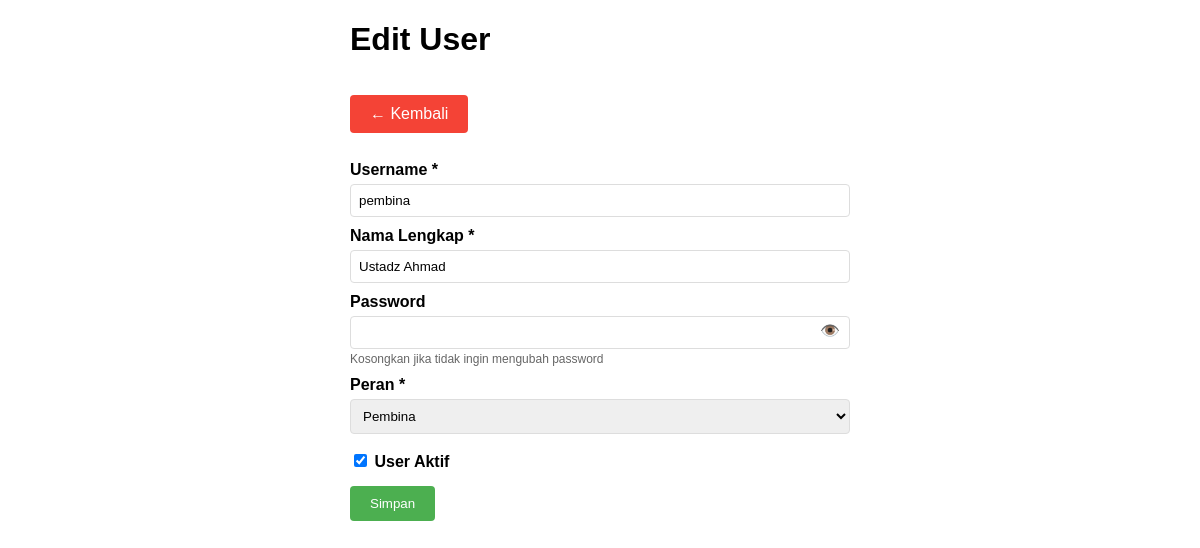
Screenshot of /modules/user/edit.php?id=3 (signed in) with the database file from the repository.
### tables this page shows
CREATE TABLE `user` (
  `id_user` int(11) NOT NULL,
  `username` varchar(50) NOT NULL,
  `password` varchar(255) NOT NULL,
  `nama_lengkap` varchar(100) NOT NULL,
  `no_hp` varchar(20) DEFAULT NULL,
  `alamat` text DEFAULT NULL,
  `peran` enum('admin','pembina','anggota') DEFAULT 'anggota',
  `status_aktif` tinyint(1) DEFAULT 1,
  `tanggal_gabung` date DEFAULT NULL,
  `user_record` varchar(50) DEFAULT NULL,
  `user_modified` varchar(50) DEFAULT NULL,
  `created_at` timestamp NOT NULL DEFAULT current_timestamp(),
  `updated_at` timestamp NOT NULL DEFAULT current_timestamp() ON UPDATE current_timestamp()
);

### modules/user/edit.php (the view, shortened to what this page needs)
<?php
require_once '../../config/koneksi.php';
$id_user = (int)$_GET['id'];
$query = mysqli_query($koneksi, "SELECT * FROM user WHERE id_user = $id_user");
$user = mysqli_fetch_assoc($query);
?>
<!DOCTYPE html>
<html>
<head>
</head>
<body>
    <div class="form-container">
        <h1>Edit User</h1>
        <a href="index.php" class="btn btn-batal">&larr; Kembali</a>
        <br><br>
<form method="POST">
            <label for="username">Username *</label>
            <input type="text" id="username" name="username" value="<?= htmlspecialchars($user['username']) ?>" required>
            <label for="nama_lengkap">Nama Lengkap *</label>
            <input type="text" id="nama_lengkap" name="nama_lengkap" value="<?= htmlspecialchars($user['nama_lengkap']) ?>" required>
<label for="password">Password</label>
            <div style="position: relative;">
                <input type="password" id="password" name="password" style="padding-right: 40px;">
                <span onclick="togglePassword('password')" style="position: absolute; right: 10px; top: 50%; transform: translateY(-50%); cursor: pointer;">👁️</span>
            </div>
            <div class="info">Kosongkan jika tidak ingin mengubah password</div>
            <label for="peran">Peran *</label>
            <select id="peran" name="peran" required>
                <option value="pembina" <?= $user['peran'] == 'pembina' ? 'selected' : '' ?>>Pembina</option>
            </select>
            <label>
                <input type="checkbox" name="status_aktif" <?= $user['status_aktif'] ? 'checked' : '' ?>>
                User Aktif
            </label>
            <button type="submit" class="btn btn-simpan">Simpan</button>
</form>
    </div>
</body>
</html>

### modules/user/edit.php (style rules this page uses)
body { font-family: Arial, sans-serif; margin: 20px; }
.form-container { max-width: 500px; margin: 0 auto; }
label { display: block; margin-top: 10px; font-weight: bold; }
input[type="text"], input[type="password"], select { width: 100%; padding: 8px; margin-top: 5px; border: 1px solid #ddd; border-radius: 4px; box-sizing: border-box; }
input[type="checkbox"] { margin-top: 10px; }
.btn { padding: 10px 20px; text-decoration: none; color: white; border-radius: 4px; border: none; cursor: pointer; margin-top: 15px; }
.btn-simpan { background-color: #4CAF50; }
.btn-batal { background-color: #f44336; display: inline-block; }
.info { font-size: 12px; color: #666; margin-top: 3px; }

### rows the page displays
user: username "pembina", nama_lengkap "Ustadz Ahmad", peran "Pembina", status_aktif "☑"
